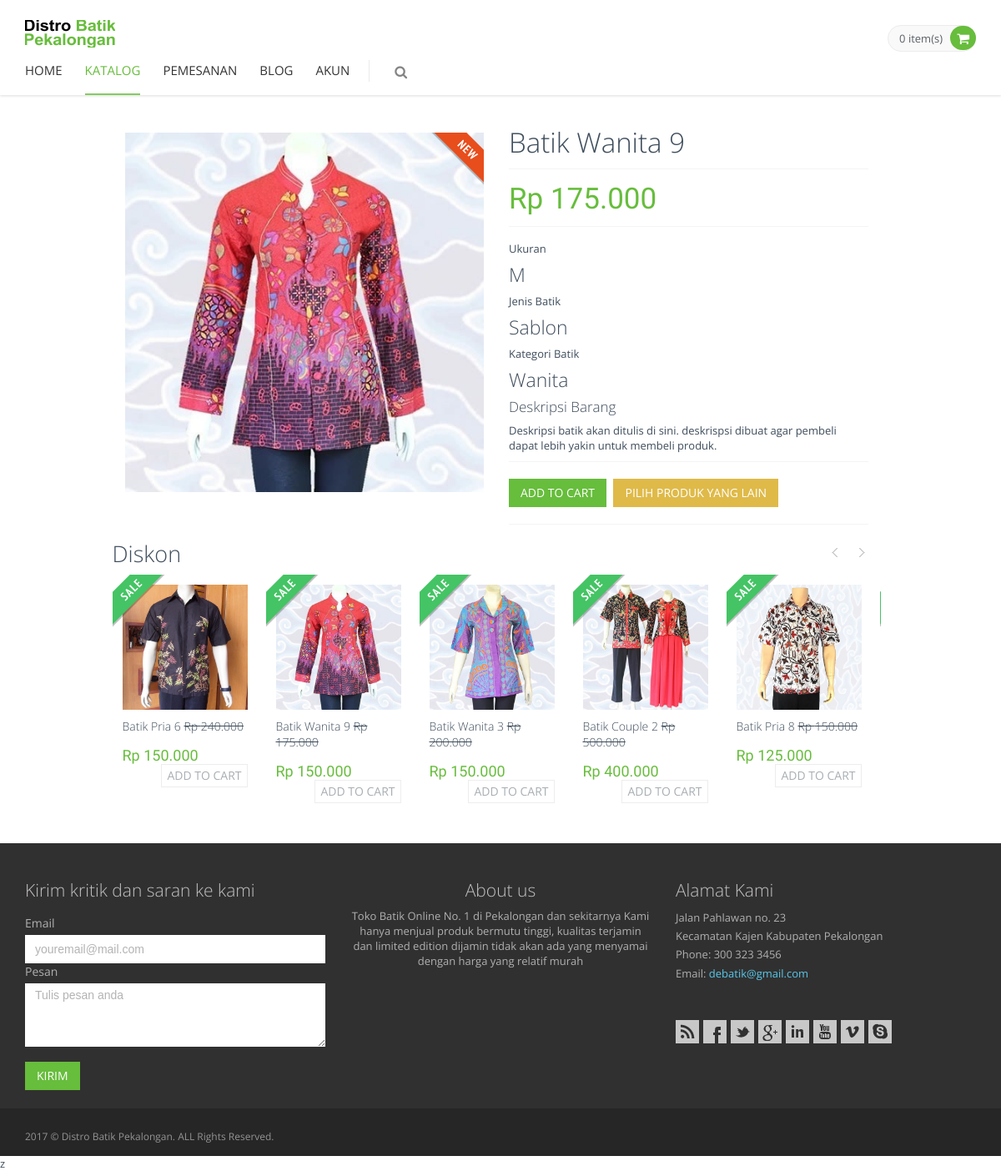
Screenshot of /index.php?page=detail-new&id=29 with the database file from the repository.
### tables this page shows
CREATE TABLE `barang` (
  `id_barang` int(11) NOT NULL,
  `id_kategori` int(11) NOT NULL,
  `id_jenis` int(11) NOT NULL,
  `nama_barang` varchar(50) NOT NULL,
  `ukuran` varchar(3) NOT NULL,
  `foto_barang` varchar(50) NOT NULL,
  `diskon` tinyint(4) NOT NULL,
  `harga` int(11) NOT NULL,
  `harga_diskon` int(11) NOT NULL,
  `deskripsi` text NOT NULL,
  `tanggal` date NOT NULL
);

CREATE TABLE `jenis` (
  `id_jenis` int(11) NOT NULL,
  `nama_jenis` varchar(20) NOT NULL,
  `alamat` varchar(50) NOT NULL
);

CREATE TABLE `kategori` (
  `id_kategori` int(11) NOT NULL,
  `nama_kategori` varchar(20) NOT NULL,
  `alamat` varchar(50) NOT NULL
);

### index.php (called while the page is built, shortened)
<?php require 'layout/head.php'; ?>
<?php include 'content.php'; ?>
<?php include 'layout/prefooter.php'; ?>
<?php require 'layout/footer.php'; ?>

### detailnew.php (the view, shortened to what this page needs)
<?php
  $id = $_GET['id'];
  $query = mysqli_query($connect, "SELECT * FROM barang a, kategori b, jenis c WHERE a.id_jenis = c.id_jenis and a.id_kategori = b.id_kategori and id_barang = '$id' ");
  $data = mysqli_fetch_array($query);
?>
    <div class="main">
      <div class="container" style="width: 100%;">
          <div class="col-md-10 col-md-offset-1 col-sm-7">
            <div class="product-page">
              <div class="row margin-bootom-40">
                <div class="col-md-6 col-sm-6">
                  <div class="product-main-image">
                    <img src="img/produk/<?php echo $data['foto_barang']; ?>" alt="<?php echo $data['nama_barang']; ?>" class="img-responsive" data-BigImgsrc="img/produk/<?php echo $data['foto_barang']; ?>">
                    <div class="sticker sticker-new"></div>
                  </div>
                </div>
                <div class="col-md-6 col-sm-6">
                  <h1><?php echo $data['nama_barang']; ?></h1>
                  <div class="price-availability-block clearfix">
                    <div class="price">
                      <strong><?php echo "Rp ".number_format($data['harga'],0,".","."); ?></strong>
                    </div>
                  </div>
                  <div class="description">
                    <p>Ukuran</p>
                    <h3><?php echo $data['ukuran']; ?></h3>
                  </div>
                  <div class="description">
                    <p>Jenis Batik</p>
                    <h3><?php echo $data['nama_jenis']; ?></h3>
                  </div>
                  <div class="description">
                    <p>Kategori Batik</p>
                    <h3><?php echo $data['nama_kategori']; ?></h3>
                  </div>
                  <div class="description">
                    <h4>Deskripsi Barang</h4>
                    <p><?php echo $data['deskripsi']; ?></p>
                  </div>
                  <div class="product-page-options">
                    <button class="btn btn-primary" type="submit">Add to cart</button>
                    <a href="index.php?page=katalog" class="btn btn-warning">Pilih Produk yang lain</a>
                  </div>
              </div>
            </div>
              <div class="row">
                <h2>Diskon</h2>
                <div class="owl-carousel owl-carousel5">
                  <?php
                    $queryhits = mysqli_query($connect, "SELECT * FROM barang WHERE diskon = 1 ORDER BY id_barang DESC LIMIT 0, 10");
                    while ($datahits = mysqli_fetch_array($queryhits)) { ?>
                  <div>
                    <div class="product-item">
                      <div class="pi-img-wrapper">
                        <img src="img/produk/<?php echo $datahits['foto_barang']; ?>" class="img-responsive" alt="<?php echo $datahits['foto_barang']; ?>">
                      </div>
                      <h3><a href="index.php?page=detail&id=<?php echo $datahits['id_barang']; ?>"><?php echo $datahits['nama_barang']; ?></a>&nbsp;<strike><?php echo "Rp ".number_format($datahits['harga'],0,".","."); ?></strike></h3>
                      <div class="pi-price"><?php echo "Rp ".number_format($datahits['harga_diskon'],0,".","."); ?></div>
                      <a href="javascript:;" class="btn btn-default add2cart">Add to cart</a>
                      <div class="sticker sticker-sale"></div>
                    </div>
                  </div>
                    <?php  }
                    ?>
                </div>
              </div>
          </div>
      </div>
    </div>

### assets/frontend/layout/css/style.css (style rules this page uses)
h1, h2, h3, h4, h5, h6 { font: 300 'Open Sans', sans-serif; margin: 0 0 10px; }
h1 { margin-bottom: 15px; }
.main h1 { margin-top: -6px; }
a { color: #E02222; }
a, a:focus, a:hover, a:active { outline: 0; text-decoration: none; }
.clearfix:after { content: "."; display: block; height: 0; clear: both; visibility: hidden; font-size: 0; line-height: 0; }

### assets/frontend/pages/css/style-shop.css (style rules this page uses)
.product-item { padding: 12px 12px 16px; background: #fff; position: relative; }
.owl-item.active .product-item { margin-right: 10px; }
.product-item:after { content: "."; display: block; height: 0; clear: both; visibility: hidden; font-size: 0; line-height:0; }
.sticker { position: absolute; top: 0; left: 0; width: 63px; height: 63px; }
.sticker-sale { background: url(../../layout/img/sale.png) no-repeat; }
.sticker-new { background: url(../../layout/img/new.png) no-repeat; left: auto; right: 0; }
.pi-img-wrapper { position: relative; }
.product-item h3 { font: 300 14px 'Open Sans', sans-serif; padding-top: 10px; padding-bottom: 4px; }
.product-item h3 a { color: #3e4d5c; }
.pi-price { color: #e84d1c; font: 18px 'PT Sans Narrow', sans-serif; float: left; padding-top: 1px; }
.product-item .add2cart { float: right; color: #a8aeb3; border: 1px #ededed solid; padding: 3px 6px; }
.product-page { background: #fff; padding: 22px; position: relative; margin-right: 10px; }
.product-main-image { margin-bottom: 20px; }
.product-main-image img { width: 100%; }
.product-page h1 { border-bottom: 1px solid #f4f4f4; padding-bottom: 12px; }
.price-availability-block { border-bottom: 1px solid #f4f4f4; padding-bottom: 12px; margin-bottom: 17px; }
.price-availability-block .price { float: left; font-family: 'PT Sans Narrow', sans-serif; }
.price-availability-block .price strong { color: #e84d1c; font-size: 35px; font-weight: normal; }
.product-page-options { border-top: 1px solid #f4f4f4; border-bottom: 1px solid #f4f4f4; padding: 20px 0; margin-bottom: 20px; width: 100%; overflow: hidden; }
.btn { text-transform: uppercase; }

### assets/frontend/layout/css/themes/green.css (style rules this page uses)
a { color: #67bd3c; }
.pi-price { color: #67bd3c; }
.price-availability-block .price strong { color: #67bd3c; }
.btn-primary { background: #67bd3c; }

### rows the page displays
barang: foto_barang (picture), nama_barang "Batik Wanita 9", harga "175.000", ukuran "M", id_jenis.nama_jenis "Sablon", id_kategori.nama_kategori "Wanita", deskripsi "Deskripsi batik akan ditulis di sini. deskrispsi dibuat agar pembeli dapat lebih yakin untuk membeli produk.", harga_diskon "150.000"
barang: foto_barang (picture), nama_barang "Batik Pria 6", harga "240.000", harga_diskon "150.000"
barang: foto_barang (picture), nama_barang "Batik Wanita 3", harga "200.000", harga_diskon "150.000"
barang: foto_barang (picture), nama_barang "Batik Couple 2", harga "500.000", harga_diskon "400.000"
barang: foto_barang (picture), nama_barang "Batik Pria 8", harga "150.000", harga_diskon "125.000"

### other values shown
count($_SESSION['shopping_cart']) "0"
$akun "AKUN"
